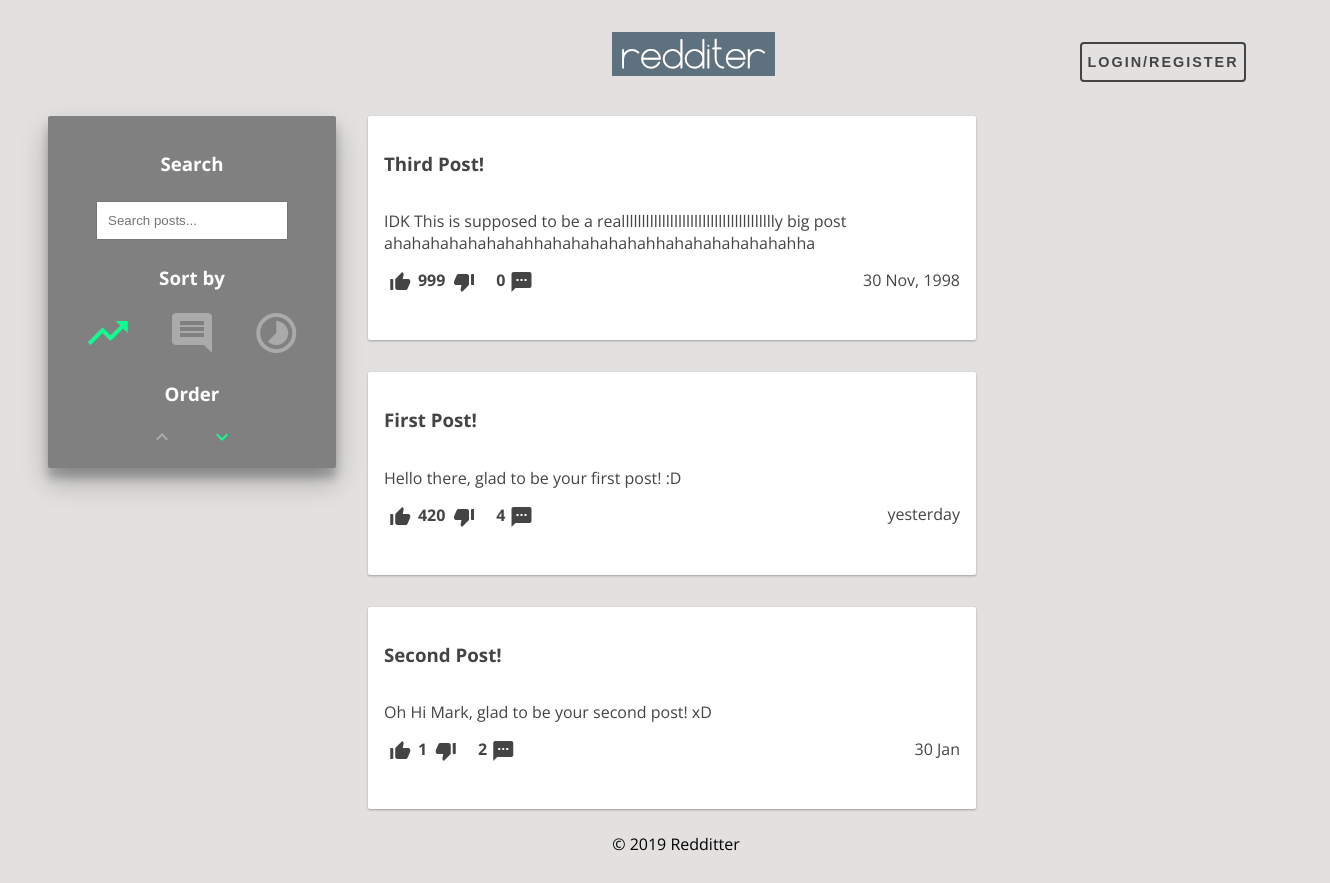
Page /pages/feed.php on the earlier database version.
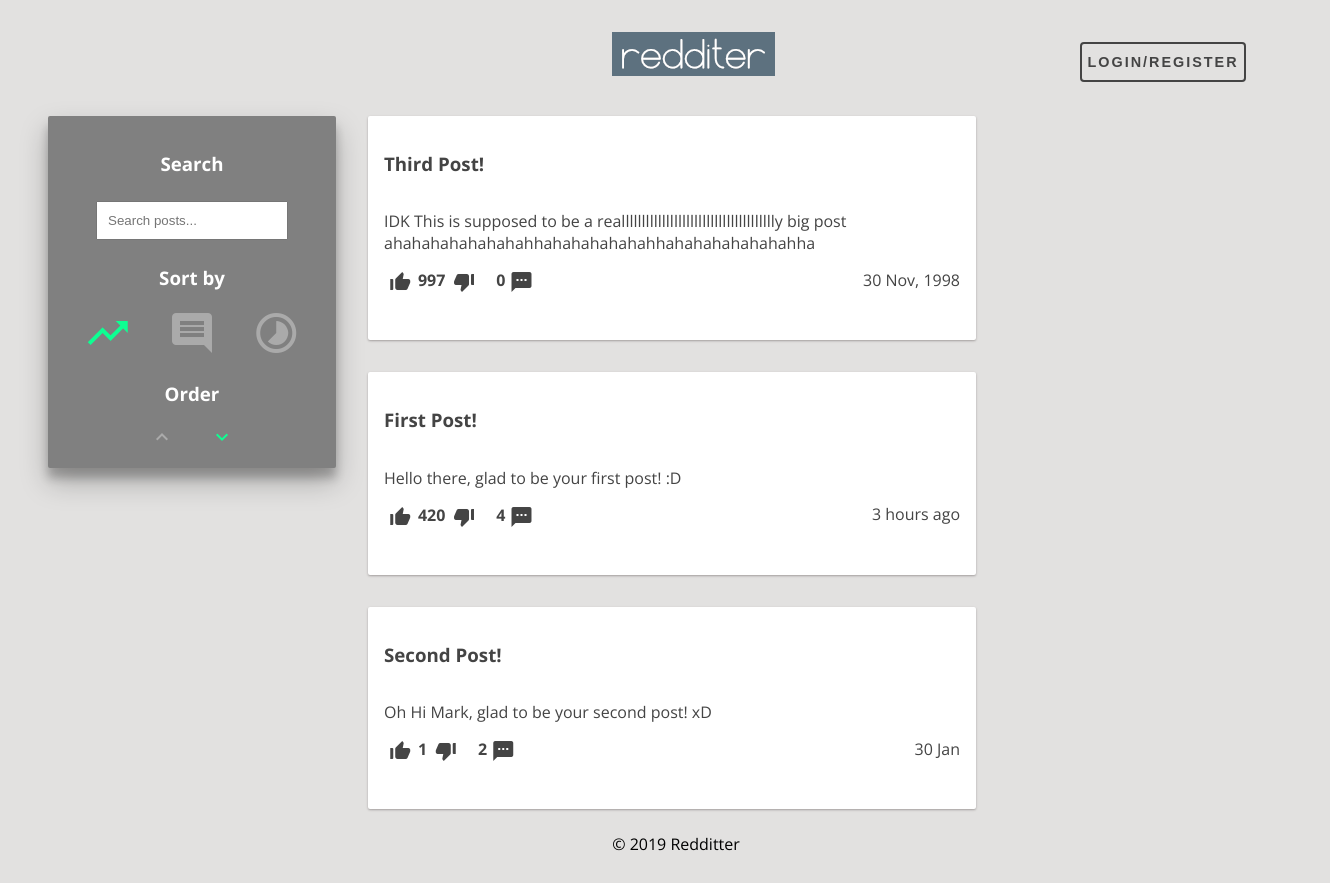
Same page on the later database version.
### tables this page shows
CREATE TABLE Post (
    postID INTEGER PRIMARY KEY AUTOINCREMENT,
    userID VARCHAR REFERENCES User ON DELETE CASCADE,
    title VARCHAR NOT NULL,
    content VARCHAR NOT NULL,
    postDate DATE NOT NULL DEFAULT (strftime('%s', 'now')),
    points INTEGER DEFAULT 0
);

### includes/session.php (called while the page is built, shortened)
<?php
    function isLoggedIn() {
        if (isset($_SESSION["userID"]) && $_SESSION["userID"] !== "")
            return true;
        else
            return false;
    }
?>

### database/post.php (called while the page is built, shortened)
<?php
function getAllPosts($cat, $order) {
	global $dbh;
	try {
		switch($cat) {
			case "p":
				if($order == "a")
					$stmt = $dbh->prepare("SELECT * FROM Post ORDER BY points ASC");
				else if($order == "d")
					$stmt = $dbh->prepare("SELECT * FROM Post ORDER BY points DESC");
				break;
		}
		$stmt->execute();
		return $stmt->fetchAll();
	} catch(PDOException $e) {
		echo $e->getMessage();
		return null;
	}
}
function getNumberComments($postID) {
	global $dbh;
	try {
		$stmt = $dbh->prepare("SELECT count(*) as NbComments FROM PostComment Where postID = ?");
		$stmt->execute(array($postID));
		return $stmt->fetch();
	} catch(PDOException $e) {
		echo $e->getMessage();
		return null;
	}
}
?>

### database/timeAgo.php (called while the page is built, shortened)
<?php
    function time_ago( $time )
    {
        $out    = '';
        $now    = time();
        $diff   = $now - $time;
        if( $diff < 60 )
            return TIMEBEFORE_NOW;
        elseif( $diff < 3600 )
            return str_replace( '{num}', ( $out = round( $diff / 60 ) ), $out == 1 ? TIMEBEFORE_MINUTE : TIMEBEFORE_MINUTES );
        elseif( $diff < 3600 * 24 )
            return str_replace( '{num}', ( $out = round( $diff / 3600 ) ), $out == 1 ? TIMEBEFORE_HOUR : TIMEBEFORE_HOURS );
        elseif( $diff < 3600 * 24 * 2 )
            return TIMEBEFORE_YESTERDAY;
        else
            return strftime( date( 'Y', $time ) == date( 'Y' ) ? TIMEBEFORE_FORMAT : TIMEBEFORE_FORMAT_YEAR, $time );
    }
?>

### templates/components/post.php (the view, shortened to what this page needs)
<?php
require_once($_SERVER['DOCUMENT_ROOT'].'/database/timeAgo.php');
?>
<article class="post container">
    <a href="/pages/post.php?id=<?=$post["postID"]?>">
        <h1><?=$post["title"]?></h1>
    </a>
    <section id="post-content">
        <p><?=$post["content"]?></p>
    </section>
    <section id="post-info">
        <label for="upvote<?=$post["postID"]?>">
            <i id="staticUp<?=$post["postID"]?>" class="material-icons">thumb_up_alt</i>
        </label>
        <p id="pp<?=$post["postID"]?>"><?=$post["points"]?></p>
        <label for="downvote<?=$post["postID"]?>">
            <i id="staticDown<?=$post["postID"]?>" class="material-icons">thumb_down_alt</i>
        </label>
        <p id="nbComments"><?=$numberComments["NbComments"]?></p>
        <a id="nbCommentsLink" href="/pages/post.php?id=<?=$post["postID"]?>">
            <i class="material-icons">textsms</i>
        </a>
        <p id="time_ago"><?=time_ago($post["postDate"])?></p>
    </section>
</article>

### templates/common/header.php (shortened to what this page needs)
<!DOCTYPE html>
<html>
    <head>
        <link href="/css/style.css" rel="stylesheet">
    </head>
    <body>
        <header>
            <a href="/pages/feed.php"><img src="/img/logo.png" /></a>
            <?php include_once($_SERVER["DOCUMENT_ROOT"]."/templates/components/user-bar.php"); ?>
        </header>

### templates/components/user-bar.php
<aside class="user-bar">
    <?php if (isLoggedIn()) { ?>
        <a href="/pages/profile.php?user=<?=$_SESSION["userID"]?>">
            <span><?=$_SESSION["userID"]?></span>
            <?php if (file_exists($_SERVER['DOCUMENT_ROOT']."/img/users/".$_SESSION["userID"].".png")) { ?>
                <img class="miniature-profile-picture" src="/img/users/<?=$_SESSION["userID"]?>.png"?>
            <?php } else { ?>
                <img class="miniature-profile-picture" src="/img/users/unknown.png">
            <?php } ?>
        </a>
    <?php } else { ?>
        <button class="fill" onclick="openSignIn()">Login/Register</button>
    <?php } ?>
</aside>

### pages/feed.php (shortened to what this page needs)
<?php
	require_once($_SERVER["DOCUMENT_ROOT"]."/includes/init.php");
	require_once($_SERVER["DOCUMENT_ROOT"]."/database/post.php");
	$posts = getAllPosts("p", "d");
	include_once($_SERVER["DOCUMENT_ROOT"]."/templates/common/header.php");
?>
<div id="feed-page" class="page">
	<?php
		include_once($_SERVER["DOCUMENT_ROOT"]."/templates/components/search-bar.php");
		include_once($_SERVER["DOCUMENT_ROOT"]."/templates/components/list-posts.php");
	?>
</div>
<?php include_once($_SERVER["DOCUMENT_ROOT"]."/templates/common/footer.php"); ?>

### templates/components/search-bar.php (shortened to what this page needs)
<aside class="search-bar container">
    <section id="search" class="sort-by">
        <h1>Search</h1>
        <input type="search" placeholder="Search posts..."/>
    </section>
    <section id="sort" class="sort-by">
        <h1>Sort by</h1>
        <ul>
            <li>
                <label for="points"><i class="material-icons">trending_up</i></label>
            </li>
            <li>
                <label for="comments"><i class="material-icons">comment</i></label>
            </li>
            <li>
                <label for="date"><i class="material-icons">timelapse</i></label>
            </li>
        </ul>
    </section>
    <section id="order" class="sort-by">
        <h1>Order</h1>
        <ul>
            <li>
                <label for="asc"><i class="material-icons">expand_less</i></label>
            </li>
            <li>
                <label for="desc"><i class="material-icons">expand_more</i></label>
            </li>
        </ul>
    </section>
</aside>

### templates/components/list-posts.php
<section class="list-posts">
<?php
    require_once($_SERVER["DOCUMENT_ROOT"]."/database/post.php");
    foreach($posts as $post) {
        $numberComments = getNumberComments($post['postID']);
        include($_SERVER["DOCUMENT_ROOT"]."/templates/components/post.php");
    }
?>
</section>

### templates/common/footer.php
        <footer>
            &copy; 2019 Redditter
        </footer>
    </body>
</html>

### css/style.css (style rules this page uses)
body { background: #e2e1e0; font-family: 'Open Sans', sans-serif; margin: 2em; display: grid; grid-gap: 0.5rem 0.5rem; grid-template-areas: "header" "main" "footer"; }
header { grid-area: header; text-align: center; display: flex; flex-direction: row; justify-content: space-between; margin: auto 5% auto 45%; }
footer { grid-area: footer; text-align: center; }
#feed-page { justify-content: space-around; }
.user-bar { font-weight: bold; }
.search-bar { background: gray; text-align: center; box-shadow: 0 14px 28px rgba(0,0,0,0.25), 0 10px 10px rgba(0,0,0,0.22); width: 16em; height: 20em; display: flex; flex-direction: column; justify-content: space-evenly; }
.sort-by h1 { color: white; }
.sort-by ul { list-style-type: none; margin: 0; padding: 0; }
.sort-by ul li { display: inline; color: #AAAAAA; }
.sort-by#sort ul li label i { font-size: 3em; }
.sort-by#order ul li label { font-size: 1em; }
.sort-by ul li label { font-weight: bold; padding: 1em 1em 1em; margin: 10px auto; cursor: pointer; transition: all 0.25s linear; }
.sort-by input[type=radio]:checked ~ label { color: #0DFF92; }
.list-posts { width: 40em; display: flex; flex-direction: column; justify-content: flex-start; }
#feed-page .list-posts { margin-right: 20.5em; }
.post { background: #ffffff; transition: all 0.3s cubic-bezier(.25,.8,.25,1); box-shadow: 0 1px 3px rgba(133, 96, 96, 0.12), 0 1px 2px rgba(0,0,0,0.24); display: flex; flex-direction: column; justify-content: space-evenly; }
.post h1 { font-weight: bold; color: #444; }
.post #post-content, #post-info { color: #444; }
a { text-decoration: none; color: #444; }
input[type=text], input[type=password], input[type=search], input[type=email] { width: 75%; padding: 0.75em; margin: 0.50em; }
button { position: relative; height: 40px; margin: 10px; padding: 5px 5px; font-weight: bold; font-size: 0.90em; letter-spacing: 2px; color: #444; border: 2px #444 solid; border-radius: 4px; text-transform: uppercase; outline: 0; overflow:hidden; background: none; z-index: 1; cursor: pointer; transition: 0.08s ease-in; }
.fill:before { content: ""; position: absolute; background-color: #444; bottom: 0; left: 0; right: 0; top: 100%; z-index: -1; transition: top 0.08s ease-in; }
.page { grid-area: main; display: flex; flex-direction: row; }
.container { border-radius: 2px; padding: 1em; margin: 1em; word-wrap: break-word; cursor: default; }
#post-info p[id^="pp"] { font-weight: bold; display: inline; position: relative; left: 0.1em; bottom: 0.5em; }
#time_ago { position: relative; bottom: 1.1em; float: right; }
#nbComments { font-weight: bold; display: inline; position: relative; left: 1em; bottom: 0.5em; }
#nbCommentsLink { position: relative; left: 1em; }
#post-info label { cursor: pointer; transition: color 1s; }

Differences in the rows shown:
changed post "Third Post!": points "999" → "997"
changed post "First Post!": postDate "yesterday" → "3 hours ago"
